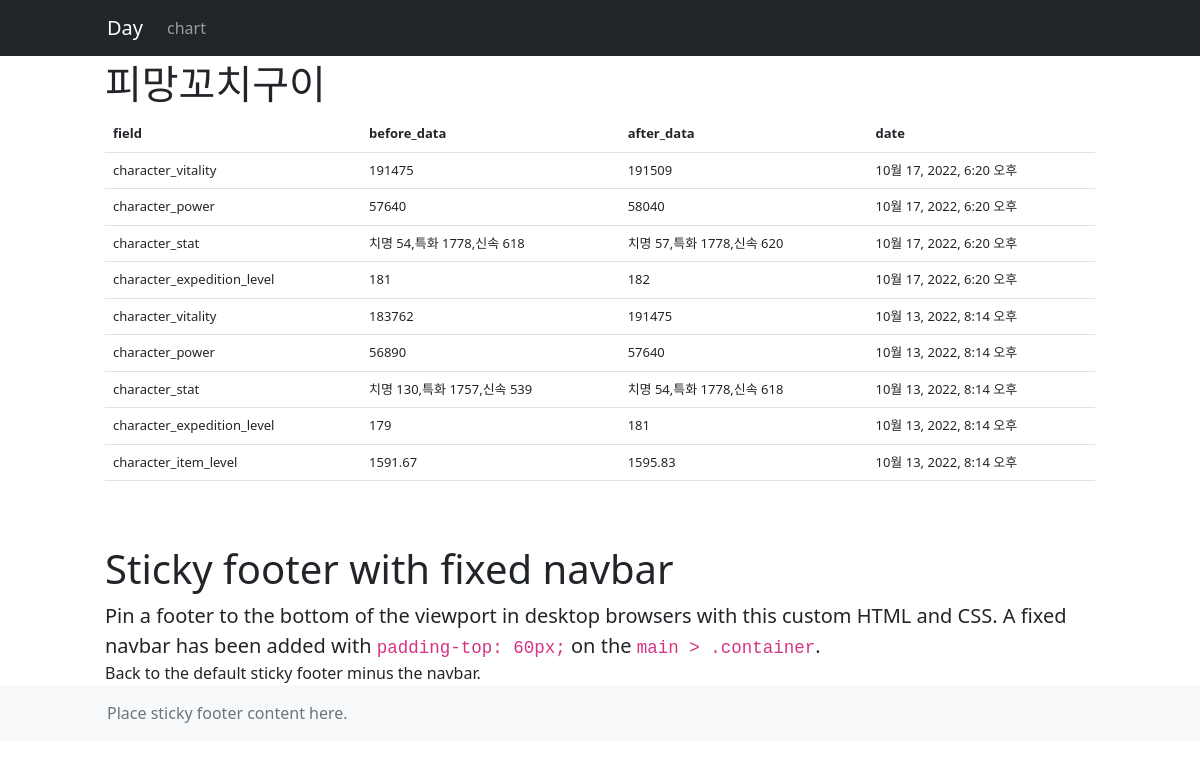
/guild/피망꼬치구이/, run on the app's committed database.
### guild/models.py (models this page shows, shortened)
class History(models.Model):
    character_name = models.ForeignKey(Member, on_delete=models.CASCADE)
    field = models.CharField(max_length=50)
    before_data = models.CharField(max_length=200)
    after_data = models.CharField(max_length=200)
    date = models.DateTimeField(auto_now_add=True)

### guild/views.py (the view)
# urls.py: path('<str:character_name>/', views.history, name='history')
def history(request, character_name):
    character_history = History.objects.filter(character_name=character_name).order_by('-date')
    context = {'character_name': character_name, 'character_history': character_history}
    return render(request, 'guild/character_history.html', context)

### templates/guild/character_history.html
{% extends 'base.html' %}
{% load guild_filter %}
{% block content %}
<h1>{{character_name}}</h1>
<div class="table-responsive text-nowrap">
    <table class="table">
        <thead>
        <tr>
            <th scope="col">field</th>
            <th scope="col">before_data</th>
            <th scope="col">after_data</th>
            <th scope="col">date</th>
        </tr>
        </thead>
        <tbody>
        {% if character_history %}
        {% for history in character_history %}
        <tr>
            <td>{{history.field}}</a></td>
            <td>{{history.before_data}}</td>
            <td>{{history.after_data}}</td>
            <td>{{history.date}}</td>
        </tr>
        {% endfor %}
        {% else %}
        <tr>
            <td>no data</td>
        </tr>
        {% endif %}
        </tbody>
    </table>
</div>
{% endblock %}

### static/style.css (style rules this page uses)
.table { font-size:13px; }

### data on the page
History: field "character_vitality", before_data "191475", after_data "191509", date "10월 17, 2022, 6:20 오후"
History: field "character_power", before_data "57640", after_data "58040", date "10월 17, 2022, 6:20 오후"
History: field "character_stat", before_data "치명 54,특화 1778,신속 618", after_data "치명 57,특화 1778,신속 620", date "10월 17, 2022, 6:20 오후"
History: field "character_expedition_level", before_data "181", after_data "182", date "10월 17, 2022, 6:20 오후"
History: field "character_vitality", before_data "183762", after_data "191475", date "10월 13, 2022, 8:14 오후"
History: field "character_power", before_data "56890", after_data "57640", date "10월 13, 2022, 8:14 오후"
History: field "character_stat", before_data "치명 130,특화 1757,신속 539", after_data "치명 54,특화 1778,신속 618", date "10월 13, 2022, 8:14 오후"
History: field "character_expedition_level", before_data "179", after_data "181", date "10월 13, 2022, 8:14 오후"
History: field "character_item_level", before_data "1591.67", after_data "1595.83", date "10월 13, 2022, 8:14 오후"

### other printed values
{{ character_name }} "피망꼬치구이"
